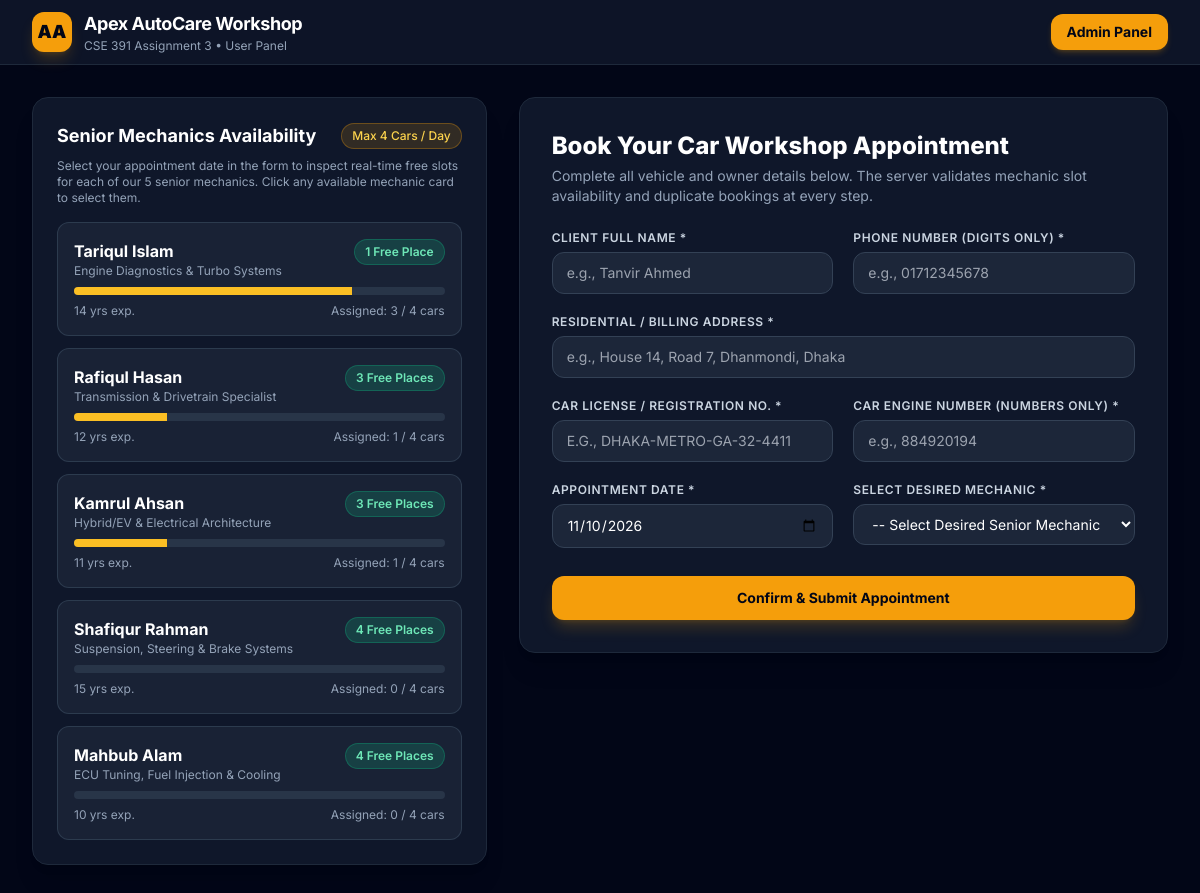
The page / on the database its author committed.
### tables this page shows
CREATE TABLE mechanics (
    id INT AUTO_INCREMENT PRIMARY KEY,
    name VARCHAR(100) NOT NULL,
    specialty VARCHAR(120) NOT NULL,
    experience_years INT NOT NULL DEFAULT 10,
    phone VARCHAR(20) NOT NULL,
    max_daily_slots INT NOT NULL DEFAULT 4,
    created_at TIMESTAMP DEFAULT CURRENT_TIMESTAMP
);

### db.php (called while the page is built, shortened)
<?php
function getMechanicsAvailability(PDO $pdo, string $date): array {
    $sql = "
        SELECT
            m.id,
            m.name,
            m.specialty,
            m.experience_years,
            m.phone,
            m.max_daily_slots,
            COUNT(a.id) AS booked_slots,
            GREATEST(0, m.max_daily_slots - COUNT(a.id)) AS free_slots
        FROM mechanics m
        LEFT JOIN appointments a
            ON m.id = a.mechanic_id AND a.appointment_date = :appointment_date
        GROUP BY m.id, m.name, m.specialty, m.experience_years, m.phone, m.max_daily_slots
        ORDER BY m.id ASC
    ";
    $stmt = $pdo->prepare($sql);
    $stmt->execute([':appointment_date' => $date]);
    return $stmt->fetchAll();
}
?>

### index.php (the view, shortened to what this page needs)
<?php
require_once __DIR__ . '/db.php';
$today = date('Y-m-d');
$initialMechanics = getMechanicsAvailability($pdo, $today);
?>
<!DOCTYPE html>
<html lang="en">
<head>
    <script src="https://cdn.tailwindcss.com/3.4.17"></script>
    <link rel="stylesheet" href="assets/css/style.css">
</head>
<body class="min-h-screen flex flex-col bg-slate-950 text-slate-100">
    <header class="border-b border-slate-800 bg-slate-900/90 backdrop-blur sticky top-0 z-30">
        <div class="max-w-7xl mx-auto px-4 sm:px-6 lg:px-8 h-16 flex items-center justify-between">
            <div class="flex items-center gap-3">
                <div class="w-10 h-10 rounded-xl bg-amber-500 flex items-center justify-center text-slate-950 font-black text-lg shadow-lg shadow-amber-500/20">
                    AA
                </div>
                <div>
                    <span class="font-bold text-lg tracking-tight text-white">Apex AutoCare Workshop</span>
                    <span class="block text-xs text-slate-400">CSE 391 Assignment 3 • User Panel</span>
                </div>
            </div>
            <nav class="flex items-center">
                <a href="admin.php" class="px-4 py-2 rounded-xl text-sm font-bold bg-amber-500 hover:bg-amber-400 text-slate-950 shadow-md shadow-amber-500/20 transition">
                    Admin Panel
                </a>
            </nav>
        </div>
    </header>
    <main class="flex-1 max-w-7xl w-full mx-auto px-4 sm:px-6 lg:px-8 py-8">
        <div class="grid grid-cols-1 lg:grid-cols-12 gap-8">
            <section class="lg:col-span-5 space-y-4">
                <div class="bg-slate-900 border border-slate-800 rounded-2xl p-6 shadow-xl">
                    <div class="flex items-center justify-between mb-2">
                        <h2 class="text-lg font-bold text-white">Senior Mechanics Availability</h2>
                        <span class="text-xs px-2.5 py-1 rounded-full bg-amber-500/15 text-amber-300 border border-amber-500/30 font-medium">Max 4 Cars / Day</span>
                    </div>
                    <p class="text-xs text-slate-400 mb-4">
                        Select your appointment date in the form to inspect real-time free slots for each of our 5 senior mechanics. Click any available mechanic card to select them.
                    </p>
                    <div id="mechanicsGrid" class="space-y-3">
                        <?php foreach ($initialMechanics as $m):
                            $free = (int)$m['free_slots'];
                            $max  = (int)$m['max_daily_slots'];
                            $booked = (int)$m['booked_slots'];
                            $isFull = $free <= 0;
                        ?>
                        <div class="mechanic-card rounded-xl border border-slate-700/80 bg-slate-800/70 p-4 <?= $isFull ? 'mechanic-full' : '' ?>">
                            <div class="flex items-start justify-between gap-2 mb-2">
                                <div>
                                    <h4 class="font-bold text-white text-base"><?= htmlspecialchars($m['name']) ?></h4>
                                    <p class="text-xs text-slate-400"><?= htmlspecialchars($m['specialty']) ?></p>
                                </div>
                                <span class="px-2.5 py-1 rounded-full text-xs font-semibold <?= $isFull ? 'bg-red-500/20 text-red-300 border border-red-500/30' : 'bg-emerald-500/20 text-emerald-300 border border-emerald-500/30' ?>">
                                    <?= $isFull ? 'Occupied (0 Free)' : $free . ' Free Place' . ($free === 1 ? '' : 's') ?>
                                </span>
                            </div>
                            <div class="w-full bg-slate-700/60 h-2 rounded-full overflow-hidden my-2">
                                <div class="<?= $isFull ? 'bg-red-500' : 'bg-amber-400' ?> h-full" style="width: <?= ($booked / $max) * 100 ?>%"></div>
                            </div>
                            <div class="flex items-center justify-between text-xs text-slate-400 mt-1">
                                <span><?= (int)$m['experience_years'] ?> yrs exp.</span>
                                <span>Assigned: <?= $booked ?> / <?= $max ?> cars</span>
                            </div>
                        </div>
                        <?php endforeach; ?>
                    </div>
                </div>
            </section>
            <section class="lg:col-span-7">
                <div class="bg-slate-900 border border-slate-800 rounded-2xl p-6 sm:p-8 shadow-xl">
                    <div class="mb-6">
                        <h1 class="text-2xl font-extrabold text-white">Book Your Car Workshop Appointment</h1>
                        <p class="text-sm text-slate-400 mt-1">
                            Complete all vehicle and owner details below. The server validates mechanic slot availability and duplicate bookings at every step.
                        </p>
                    </div>
                    <form id="bookingForm" method="POST" action="api.php?action=book" novalidate class="space-y-5">
                        <div class="grid grid-cols-1 sm:grid-cols-2 gap-5">
                            <div>
                                <label for="client_name" class="block text-xs font-semibold uppercase tracking-wider text-slate-300 mb-1.5">Client Full Name *</label>
                                <input type="text" id="client_name" name="client_name" placeholder="e.g., Tanvir Ahmed"
                                    class="w-full rounded-xl bg-slate-800/90 border border-slate-700 px-3.5 py-2.5 text-sm text-white focus:outline-none focus:border-amber-400">
                            </div>
                            <div>
                                <label for="phone" class="block text-xs font-semibold uppercase tracking-wider text-slate-300 mb-1.5">Phone Number (Digits Only) *</label>
                                <input type="text" id="phone" name="phone" placeholder="e.g., 01712345678"
                                    class="w-full rounded-xl bg-slate-800/90 border border-slate-700 px-3.5 py-2.5 text-sm text-white focus:outline-none focus:border-amber-400">
                            </div>
                        </div>
                        <div>
                            <label for="address" class="block text-xs font-semibold uppercase tracking-wider text-slate-300 mb-1.5">Residential / Billing Address *</label>
                            <input type="text" id="address" name="address" placeholder="e.g., House 14, Road 7, Dhanmondi, Dhaka"
                                class="w-full rounded-xl bg-slate-800/90 border border-slate-700 px-3.5 py-2.5 text-sm text-white focus:outline-none focus:border-amber-400">
                        </div>
                        <div class="grid grid-cols-1 sm:grid-cols-2 gap-5">
                            <div>
                                <label for="car_license_no" class="block text-xs font-semibold uppercase tracking-wider text-slate-300 mb-1.5">Car License / Registration No. *</label>
                                <input type="text" id="car_license_no" name="car_license_no" placeholder="e.g., DHAKA-METRO-GA-32-4411"
                                    class="w-full rounded-xl bg-slate-800/90 border border-slate-700 px-3.5 py-2.5 text-sm text-white uppercase focus:outline-none focus:border-amber-400">
                            </div>
                            <div>
                                <label for="car_engine_no" class="block text-xs font-semibold uppercase tracking-wider text-slate-300 mb-1.5">Car Engine Number (Numbers Only) *</label>
                                <input type="text" id="car_engine_no" name="car_engine_no" placeholder="e.g., 884920194"
                                    class="w-full rounded-xl bg-slate-800/90 border border-slate-700 px-3.5 py-2.5 text-sm text-white focus:outline-none focus:border-amber-400">
                            </div>
                        </div>
                        <div class="grid grid-cols-1 sm:grid-cols-2 gap-5">
                            <div>
                                <label for="appointment_date" class="block text-xs font-semibold uppercase tracking-wider text-slate-300 mb-1.5">Appointment Date *</label>
                                <input type="date" id="appointment_date" name="appointment_date" value="<?= htmlspecialchars($today) ?>"
                                    class="w-full rounded-xl bg-slate-800/90 border border-slate-700 px-3.5 py-2.5 text-sm text-white focus:outline-none focus:border-amber-400">
                            </div>
                            <div>
                                <label for="mechanic_id" class="block text-xs font-semibold uppercase tracking-wider text-slate-300 mb-1.5">Select Desired Mechanic *</label>
                                <select id="mechanic_id" name="mechanic_id"
                                    class="w-full rounded-xl bg-slate-800/90 border border-slate-700 px-3.5 py-2.5 text-sm text-white focus:outline-none focus:border-amber-400">
                                    <option value="">-- Select Desired Senior Mechanic --</option>
                                </select>
                            </div>
                        </div>
                        <div class="pt-2">
                            <button type="submit"
                                class="w-full py-3 px-6 rounded-xl bg-amber-500 hover:bg-amber-400 text-slate-950 font-bold text-sm shadow-lg shadow-amber-500/20 transition">
                                Confirm &amp; Submit Appointment
                            </button>
                        </div>
                    </form>
                </div>
            </section>
        </div>
    </main>
</body>
</html>

### style.css (style rules this page uses)
body { font-family: 'Inter', -apple-system, BlinkMacSystemFont, sans-serif; background-color: #0f172a; color: #f8fafc; }
.mechanic-card { transition: all 0.2s ease-in-out; }

### rows shown on the page
mechanics: name "Tariqul Islam", specialty "Engine Diagnostics & Turbo Systems", free "1", experience_years "14", booked "3", max_daily_slots "4"
mechanics: name "Rafiqul Hasan", specialty "Transmission & Drivetrain Specialist", free "3", experience_years "12", booked "1", max_daily_slots "4"
mechanics: name "Kamrul Ahsan", specialty "Hybrid/EV & Electrical Architecture", free "3", experience_years "11", booked "1", max_daily_slots "4"
mechanics: name "Shafiqur Rahman", specialty "Suspension, Steering & Brake Systems", free "4", experience_years "15", booked "0", max_daily_slots "4"
mechanics: name "Mahbub Alam", specialty "ECU Tuning, Fuel Injection & Cooling", free "4", experience_years "10", booked "0", max_daily_slots "4"
